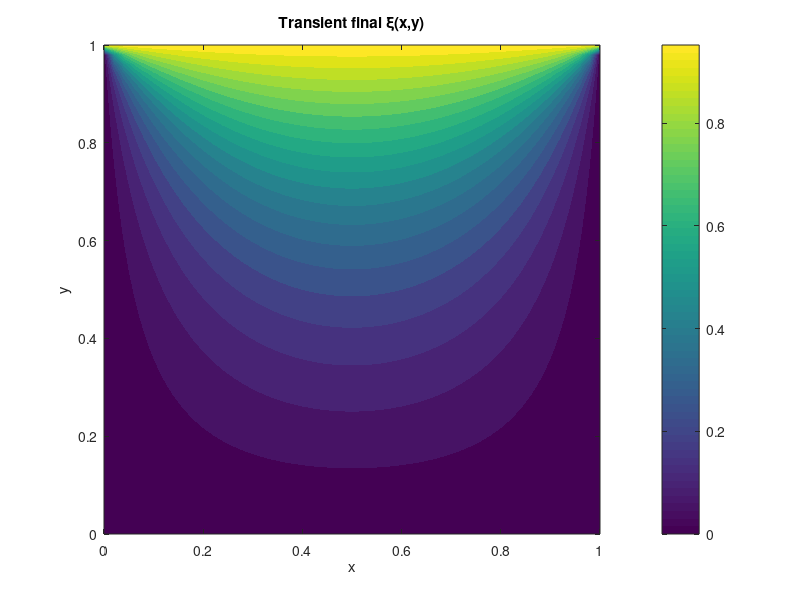
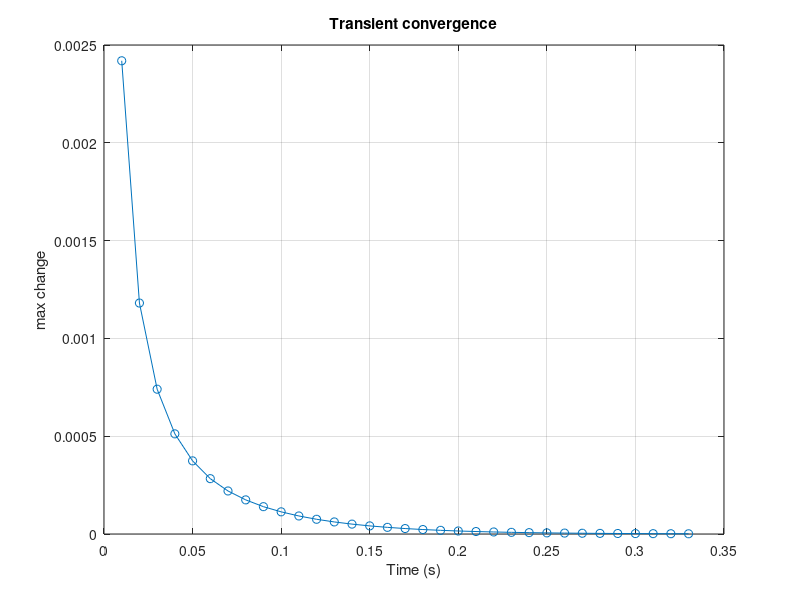

The MATLAB source for these figures, in order:
clc; clearvars; close all;

% grid
Nx = 51; Ny = 51;
dx = 1/(Nx-1);

% time step
dt = 0.25 * dx^2;
alpha = dt/dx^2;

% initial and BCs
phi = zeros(Nx,Ny);
phi(1,:) = 1;      % top row = 1
phi_new = phi;

% convergence
tol = 1e-6;
change = Inf;
step = 0;
maxSteps = 5e6;

% sample error every 100 steps for plotting
sample_err = [];
sample_time = [];

while change > tol && step < maxSteps
    step = step + 1;
    % explicit update (use current phi)
    phi_new(2:end-1,2:end-1) = phi(2:end-1,2:end-1) + ...
        alpha*( phi(3:end,2:end-1) + phi(1:end-2,2:end-1) + ...
                phi(2:end-1,3:end) + phi(2:end-1,1:end-2) - ...
                4*phi(2:end-1,2:end-1) );
    change = max(abs(phi_new(:)-phi(:)));
    phi = phi_new;
    if mod(step,100)==0
        sample_err(end+1)=change;
        sample_time(end+1)=step*dt;
    end
end

fprintf('Transient reached tol after %d steps (time = %.5f s), final change = %.2e\n', ...
    step, step*dt, change);

% plot final field
x = linspace(0,1,Nx);
y = 1 - linspace(0,1,Ny);
[X,Y] = meshgrid(x,y);
figure; contourf(X,Y,phi,20,'LineColor','none'); colorbar;
xlabel('x'); ylabel('y'); title('Transient final \xi(x,y)');

% plot error decay (sampled)
figure; plot(sample_time, sample_err, '-o'); grid on;
xlabel('Time (s)'); ylabel('max change'); title('Transient convergence');
